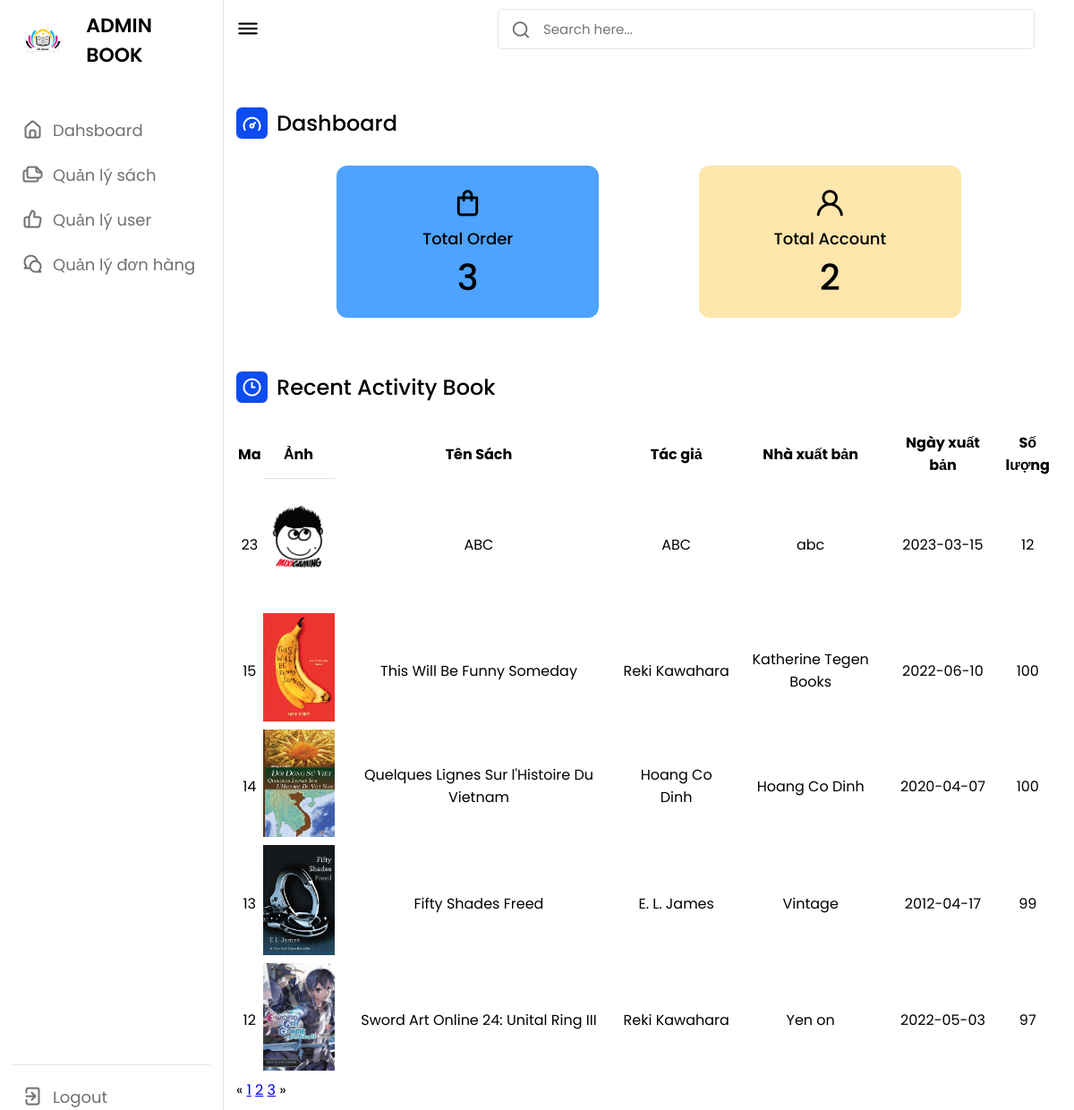
/admin/admin.php, run on the app's committed database.
### tables this page shows
CREATE TABLE `product` (
  `id` int(11) NOT NULL,
  `title` varchar(255) DEFAULT NULL,
  `price` int(11) DEFAULT NULL,
  `publication_date` date DEFAULT NULL,
  `quantity` int(11) DEFAULT NULL,
  `publisher_name` varchar(255) DEFAULT NULL,
  `author_name` varchar(255) DEFAULT NULL,
  `thumbnail` varchar(255) DEFAULT NULL,
  `category` varchar(255) DEFAULT NULL,
  `description` varchar(2000) DEFAULT NULL
);

### admin/admin.php (the view, shortened to what this page needs)
<!DOCTYPE html>
<html lang="en">
<head>
    <link rel="stylesheet" href="https://unicons.iconscout.com/release/v4.0.0/css/line.css">
    <link rel="stylesheet" href="admin1.css">
</head>
<body>
<?php
require_once('nav.php');
require_once ('../connect_db/connect_db.php');
$search = (isset($_GET['search'])) ? $_GET['search'] : '';
$trang = (isset($_GET['trang'])) ? $_GET['trang'] : '1';
$sql_so_sach="select count(*) from product where title like '%$search%'";
$mang_so_trang=mysqli_query($conn,$sql_so_sach);
$ketqua_so_sach=mysqli_fetch_array($mang_so_trang);
$so_sach=$ketqua_so_sach['count(*)'];
$so_sach_tren_1_trang=5;
$so_trang= ceil($so_sach/$so_sach_tren_1_trang);
$bo_qua=$so_sach_tren_1_trang *($trang-1);
$sql_product="select * from product where title like '%$search%' order by id desc limit $so_sach_tren_1_trang   offset $bo_qua ";
$result=mysqli_query($conn,$sql_product );
?>
<section class="dashboard">
    <div class="top">
        <i class="uil uil-bars sidebar-toggle"></i>
        <div class="search-box">
            <i class="uil uil-search"></i>
            <input type="text" placeholder="Search here...">
        </div>
    </div>
    <div class="dash-content">
        <div class="overview">
            <div class="title">
                <i class="uil uil-tachometer-fast-alt"></i>
                <span class="text">Dashboard</span>
            </div>
            <?php
            $sql_total_order=" select count(id) from order_1";
            $sql_total_account="select count(id) from customer where role_id=1";
            $result_total_order=mysqli_fetch_array(mysqli_query($conn,$sql_total_order));
            $result_total_account=mysqli_fetch_array(mysqli_query($conn,$sql_total_account));
            ?>
            <div class="boxes">
                <div class="box box1">
                    <i class="uil uil-shopping-bag"></i>
                    <span class="text">Total Order</span>
                    <span class="number"><?php echo $result_total_order['count(id)'] ?></span>
                </div>
                <div class="box box2">
                    <i class="uil uil-user"></i>
                    <span class="text">Total Account</span>
                    <span class="number"><?php echo $result_total_account['count(id)'] ?></span>
                </div>
            </div>
        </div>
        <div class="activity">
            <div class="title">
                <i class="uil uil-clock-three"></i>
                <span class="text">Recent Activity Book</span>
            </div>
            <div class="activity-data">
                <table width="100%">
                    <tr style="text-align: center">
                        <th> Ma</th>
                        <th> Ảnh</th>
                        <th> Tên Sách </th>
                        <th>Tác giả</th>
                        <th>Nhà xuất bản</th>
                        <th>Ngày xuất bản</th>
                        <th>Số lượng </th>
                    </tr>
                    <?php while ($row=mysqli_fetch_array($result)){?>
                    <tr style="text-align: center">
                        <td><?php echo $row['id'] ?></td>
                        <td>
                        <?php echo "<img src='../img/" . $row['thumbnail'] . "' alt='img'"."style='width: 80px;'>";?></td>
                        <td><?php echo $row['title'] ?></td>
                        <td><?php echo $row['author_name'] ?></td>
                        <td><?php echo $row['publisher_name'] ?></td>
                        <td><?php echo $row['publication_date'] ?></td>
                        <td><?php echo $row['quantity'] ?></td>
                    </tr>
                    <?php } ?>
                </table>
            </div>
            <div>
                <span>&#171;<span><?php
                        for ($i=1;$i<=$so_trang; $i++){?>
                            <a href="?trang=<?php echo$i?>&search=<?php echo$search ?>">
                                <?php echo $i?></a>
                        <?php } ?></span>&#187;</span>
            </div>
        </div>
    </div>
</section>
</body>
</html>

### admin/admin1.css (style rules this page uses)
* { margin: 0; padding: 0; box-sizing: border-box; font-family: 'Poppins', sans-serif; }
:root { --primary-color: #0E4BF1; --panel-color: #FFF; --text-color: #000; --black-light-color: #707070; --border-color: #e6e5e5; --toggle-color: #DDD; --box1-color: #4DA3FF; --box2-color: #FFE6AC; --box3-color: #E7D1FC; --title-icon-color: #fff; --tran-05: all 0.5s ease; --tran-03: all 0.3s ease; --tran-03: all 0.2s ease; }
body { min-height: 100vh; background-color: var(--primary-color); }
.dashboard { position: relative; left: 250px; background-color: var(--panel-color); min-height: 100vh; width: calc(100% - 250px); padding: 10px 14px; transition: var(--tran-05); }
.dashboard .top { position: fixed; top: 0; left: 250px; display: flex; width: calc(100% - 250px); justify-content: space-between; align-items: center; padding: 10px 14px; background-color: var(--panel-color); transition: var(--tran-05); z-index: 10; }
.dashboard .top .sidebar-toggle { font-size: 26px; color: var(--text-color); cursor: pointer; }
.dashboard .top .search-box { position: relative; height: 45px; max-width: 600px; width: 100%; margin: 0 30px; }
.top .search-box input { position: absolute; border: 1px solid var(--border-color); background-color: var(--panel-color); padding: 0 25px 0 50px; border-radius: 5px; height: 100%; width: 100%; color: var(--text-color); font-size: 15px; font-weight: 400; outline: none; }
.top .search-box i { position: absolute; left: 15px; font-size: 22px; z-index: 10; top: 50%; transform: translateY(-50%); color: var(--black-light-color); }
.dashboard .dash-content { padding-top: 50px; }
.dash-content .title { display: flex; align-items: center; margin: 60px 0 30px 0; }
.dash-content .title i { position: relative; height: 35px; width: 35px; background-color: var(--primary-color); border-radius: 6px; color: var(--title-icon-color); display: flex; align-items: center; justify-content: center; font-size: 24px; }
.dash-content .title .text { font-size: 24px; font-weight: 500; color: var(--text-color); margin-left: 10px; }
.dash-content .boxes { display: flex; align-items: center; justify-content: space-evenly; flex-wrap: wrap; }
.dash-content .boxes .box { display: flex; flex-direction: column; align-items: center; border-radius: 12px; width: calc(100% / 3 - 15px); padding: 15px 20px; background-color: var(--box1-color); transition: var(--tran-05); }
.boxes .box i { font-size: 35px; color: var(--text-color); }
.boxes .box .text { white-space: nowrap; font-size: 18px; font-weight: 500; color: var(--text-color); }
.boxes .box .number { font-size: 40px; font-weight: 500; color: var(--text-color); }
.boxes .box.box2 { background-color: var(--box2-color); }
.dash-content .activity .activity-data { display: flex; justify-content: space-between; align-items: center; width: 100%; }
.activity .activity-data { display: flex; }

### data on the page
product: id "23", thumbnail (picture), title "ABC", author_name "ABC", publisher_name "abc", publication_date "2023-03-15", quantity "12"
product: id "15", thumbnail (picture), title "This Will Be Funny Someday", author_name "Reki Kawahara", publisher_name "Katherine Tegen Books", publication_date "2022-06-10", quantity "100"
product: id "14", thumbnail (picture), title "Quelques Lignes Sur l'Histoire Du Vietnam", author_name "Hoang Co Dinh", publisher_name "Hoang Co Dinh", publication_date "2020-04-07", quantity "100"
product: id "13", thumbnail (picture), title "Fifty Shades Freed", author_name "E. L. James", publisher_name "Vintage", publication_date "2012-04-17", quantity "99"
product: id "12", thumbnail (picture), title "Sword Art Online 24: Unital Ring III", author_name "Reki Kawahara", publisher_name "Yen on", publication_date "2022-05-03", quantity "97"

### other printed values
$result_total_order['count(id)'] "3"
$result_total_account['count(id)'] "2"
